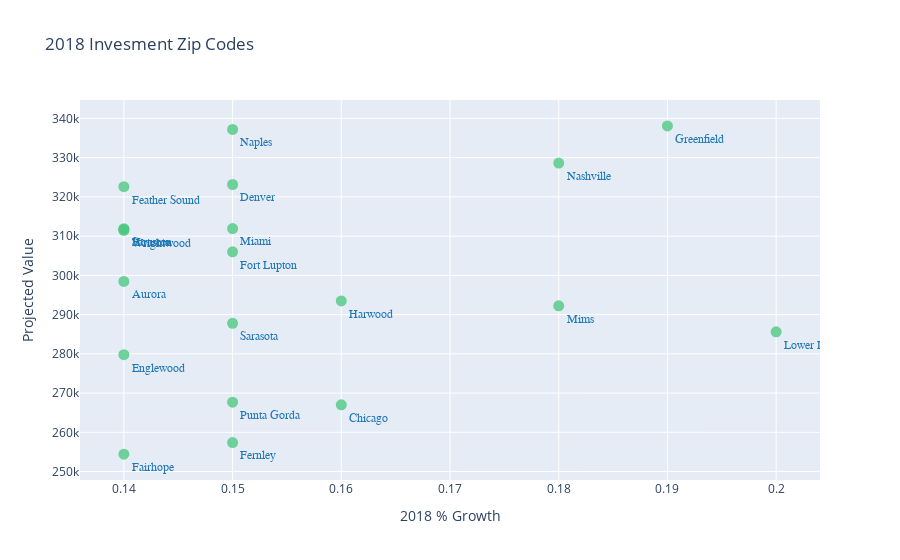

Notebook source saved alongside this figure:
### Code cell
df = unpickled_df2.head(20)
display = go.Scatter(
    x = df['2018 Growth'],
    y = df['yhat'],
    text = df['City'],
    hoverinfo = 'text',
    mode = 'markers+text',
    name = 'df',
    marker = dict(size = 11,
                  color = 'rgba(76, 200, 128, 0.79)'),
    textposition='bottom right',
    textfont=dict(
        family='sans serif',
        size=12,
        color='#1f77b4')
)

layout = go.Layout(
    title='2018 Invesment Zip Codes',
    xaxis={'title':'2018 % Growth'}, 
    yaxis={'title':'Projected Value'},
)
data=[display]
fig = go.Figure(data=data, layout=layout)
iplot(fig, filename='hover-chart-basic')

### Figure 1 — Plotly figure (JSON) as saved in the notebook; plotly's stock layout.template omitted (floating-point values rounded to 4 significant figures)
{"data": [{"hoverinfo": "text", "marker": {"color": "rgba(76, 200, 128, 0.79)", "size": 11}, "mode": "markers+text", "name": "df", "text": ["Lower Lake", "Greenfield", "Nashville", "Mims", "Harwood", "Chicago", "Miami", "Sarasota", "Punta Gorda", "Fernley", "Naples", "Denver", "Fort Lupton", "Fairhope", "Sarasota", "Aurora", "Feather Sound", "Houston", "Wrightwood", "Englewood"], "textfont": {"color": "#1f77b4", "family": "sans serif", "size": 12}, "textposition": "bottom right", "type": "scatter", "x": [0.2, 0.19, 0.18, 0.18, 0.16, 0.16, 0.15, 0.15, 0.15, 0.15, 0.15, 0.15, 0.15, 0.14, 0.14, 0.14, 0.14, 0.14, 0.14, 0.14], "y": [285600.0, 338100.0, 328600.0, 292200.0, 293500.0, 267000.0, 311900.0, 287800.0, 267700.0, 257400.0, 337200.0, 323200.0, 306000.0, 254400.0, 311700.0, 298400.0, 322600.0, 311900.0, 311500.0, 279800.0]}], "layout": {"title": {"text": "2018 Invesment Zip Codes"}, "xaxis": {"title": {"text": "2018 % Growth"}}, "yaxis": {"title": {"text": "Projected Value"}}}}
